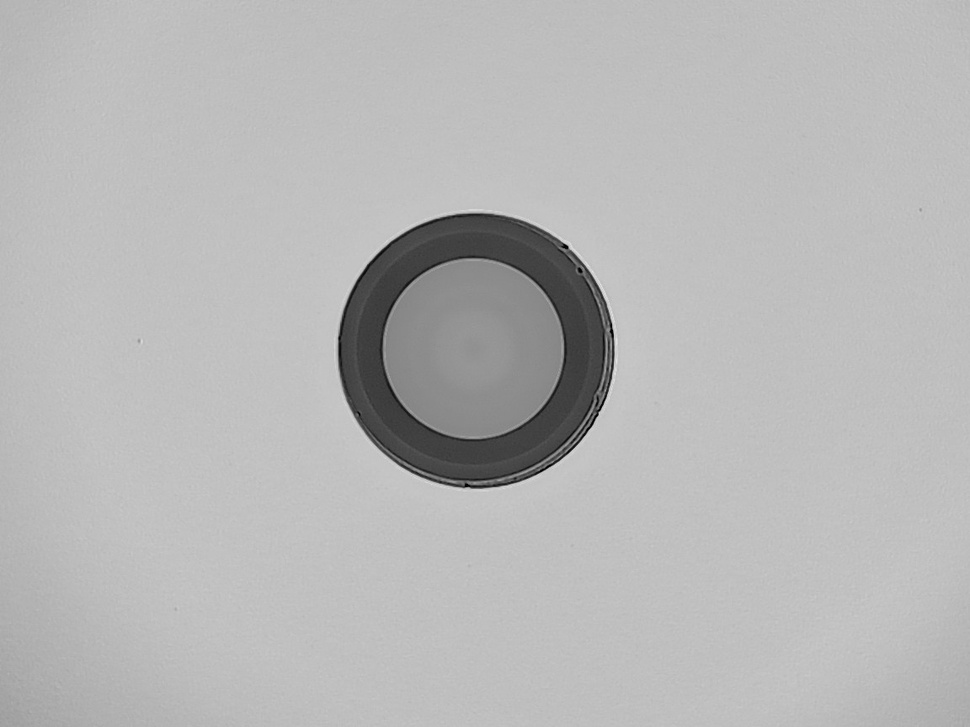
#> input picture current-process/old_version/image_batch/ima18.jpg, 970 x 727 px, shrunk from 1152 x 864 before the run
$ python edge-detection-025.py ../../../../current-process/old_version/image_batch/ima18.jpg   (older library calls are emulated)
#> lines starting #> are read from the running program, lines starting #| are printed output that depends on the picture
#> further down, img is the input picture: shape (727, 970, 3); min 0, max 229, mean 182.7
#!/usr/bin/env python3
"""
Marr-Hildreth Edge Detection (LoG)
Category: edge_detection
"""
import cv2
import numpy as np


def process_image(image: np.ndarray) -> np.ndarray:
    """
    Marr-Hildreth Edge Detection (LoG)

    Args:
        image: Input image (grayscale or color)

    Returns:
        Processed image
    """
    result = image.copy()

    gray = cv2.cvtColor(result, cv2.COLOR_BGR2GRAY) if len(result.shape) == 3 else result
    # Apply Gaussian blur
    gaussian = cv2.GaussianBlur(gray, (5, 5), 1.4)
    # Apply Laplacian
    laplacian = cv2.Laplacian(gaussian, cv2.CV_64F)
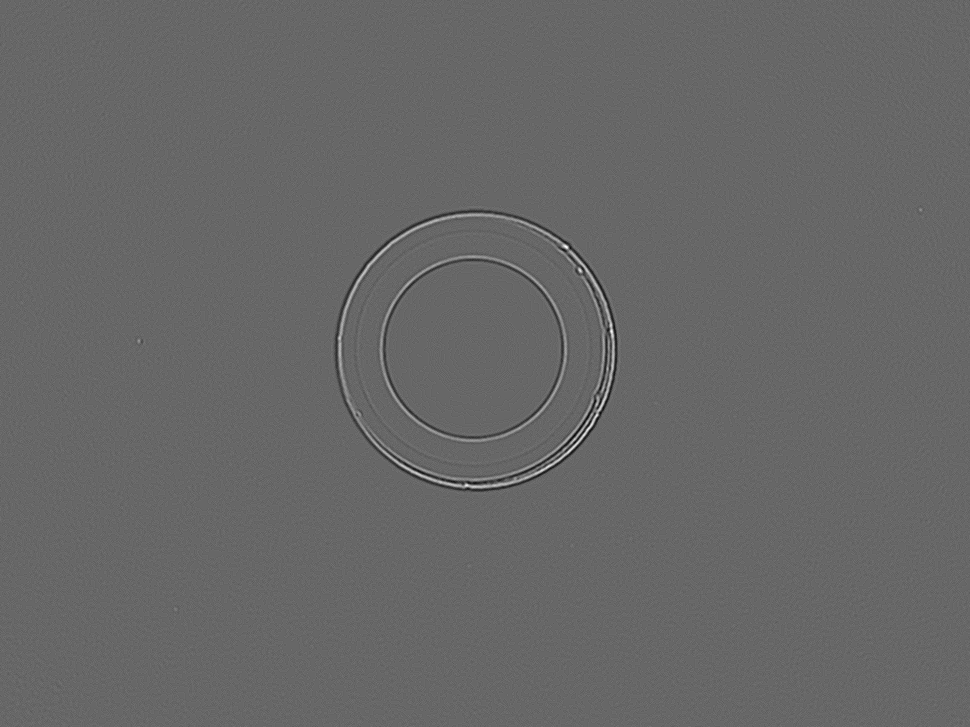
#> laplacian: shape (727, 970) float64; min -34, max 50, mean 0; drawn with min black and max white
    # Find zero crossings
    result = np.zeros_like(gray)
    for i in range(1, laplacian.shape[0]-1):
        for j in range(1, laplacian.shape[1]-1):
            if laplacian[i,j] == 0:
                if (laplacian[i-1,j] * laplacian[i+1,j] < 0) or                (laplacian[i,j-1] * laplacian[i,j+1] < 0):
                    result[i,j] = 255
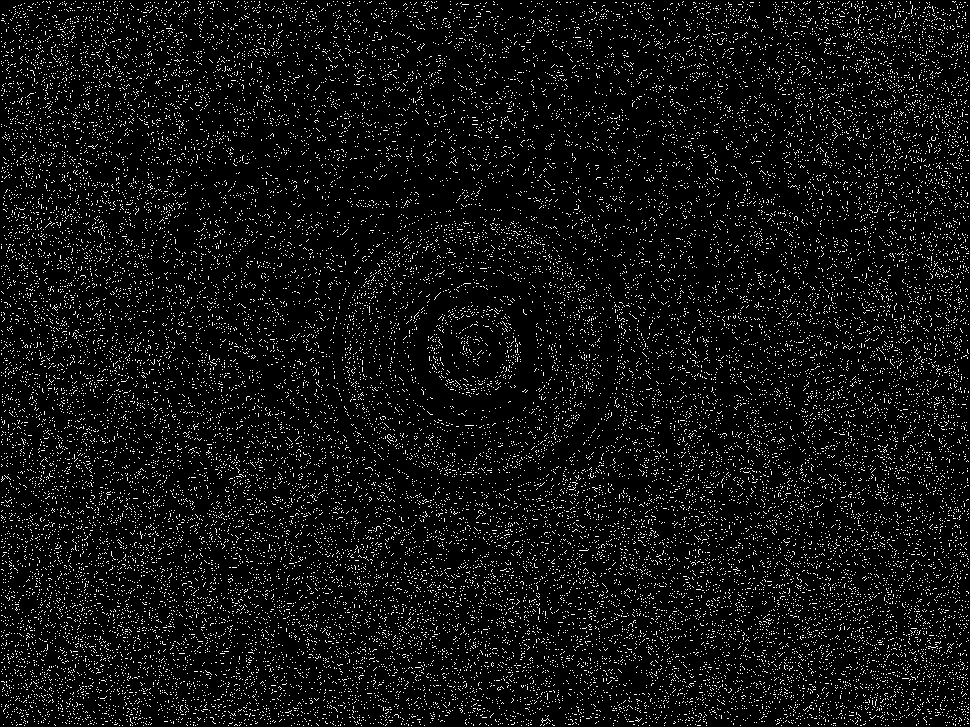
#> result: shape (727, 970); 6.8% white in thin lines or dots
    if len(image.shape) == 3:
        result = cv2.cvtColor(result, cv2.COLOR_GRAY2BGR)
#> result: shape (727, 970, 3); 6.8% white in thin lines or dots

    return result

if __name__ == "__main__":
    import sys
    if len(sys.argv) > 1:
        img = cv2.imread(sys.argv[1], cv2.IMREAD_UNCHANGED)
        if img is not None:
            result = process_image(img)
            cv2.imwrite(f"marr_hildreth_output.png", result)
            print(f"Saved to marr_hildreth_output.png")
        else:
            print("Failed to load image")
    else:
        print(f"Usage: python marr_hildreth.py <image_path>")

$ run again, on current-process/old_version/image_batch/img35.jpg
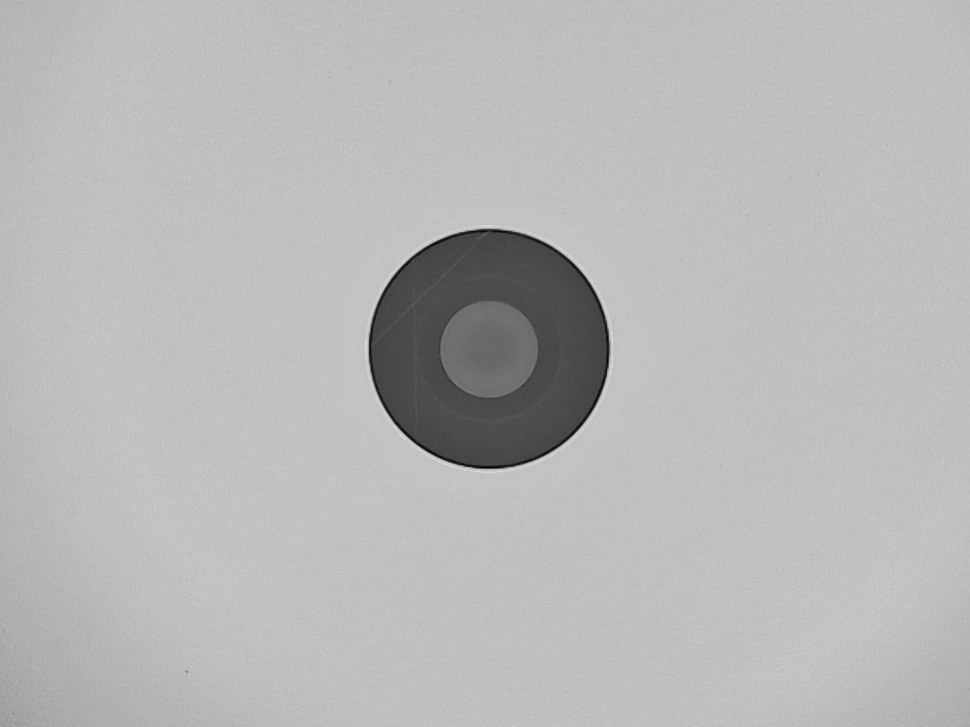
#> input picture current-process/old_version/image_batch/img35.jpg, 970 x 727 px, shrunk from 1152 x 864 before the run
#> img is the input picture: shape (727, 970, 3); min 2, max 223, mean 183.8
#> in process_image, `laplacian = cv2.Laplacian(gaussian, cv2.CV_64F)`:
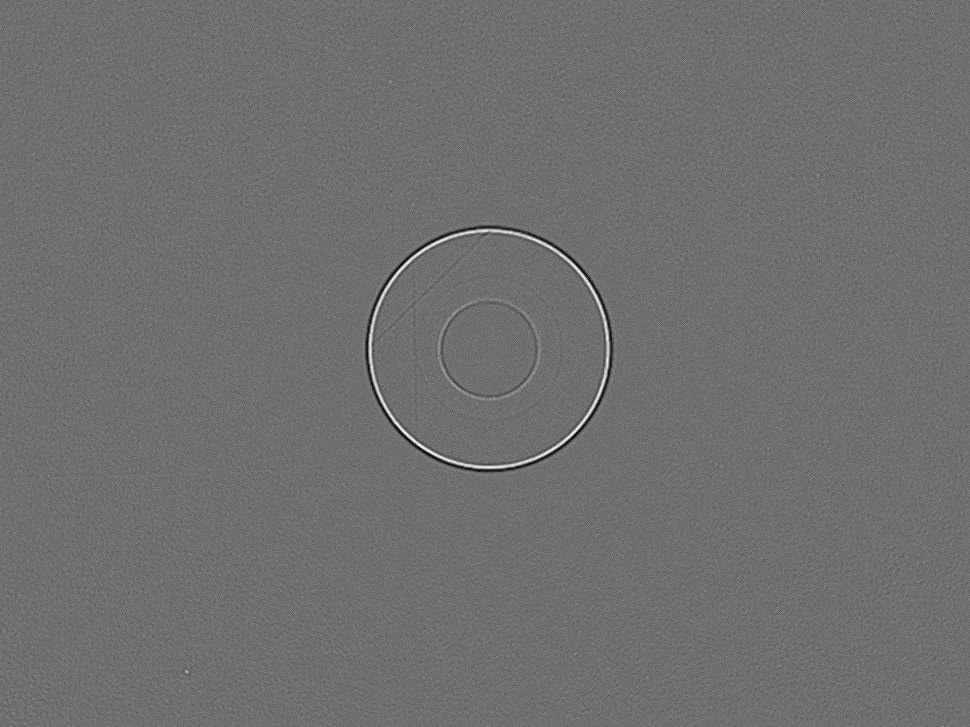
#> laplacian: shape (727, 970) float64; min -26, max 33, mean 0; drawn with min black and max white
#> after the loop in process_image, `for i in range(1, laplacian.shape[0]-1):`:
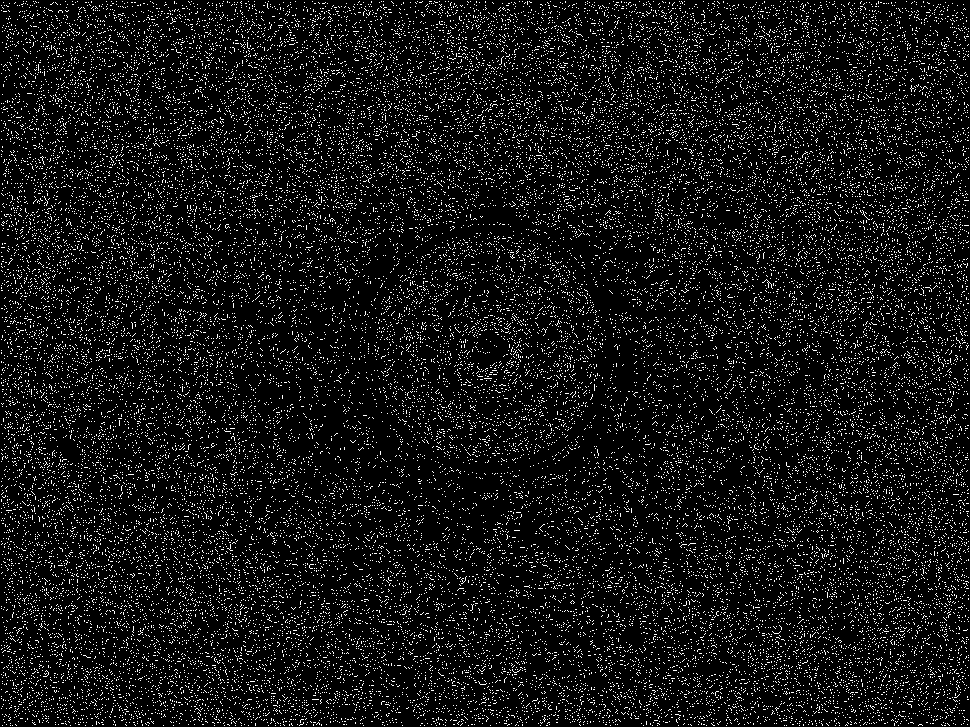
#> result: shape (727, 970); 8.1% white in thin lines or dots

$ run again, on current-process/old_version/image_batch/img38.jpg
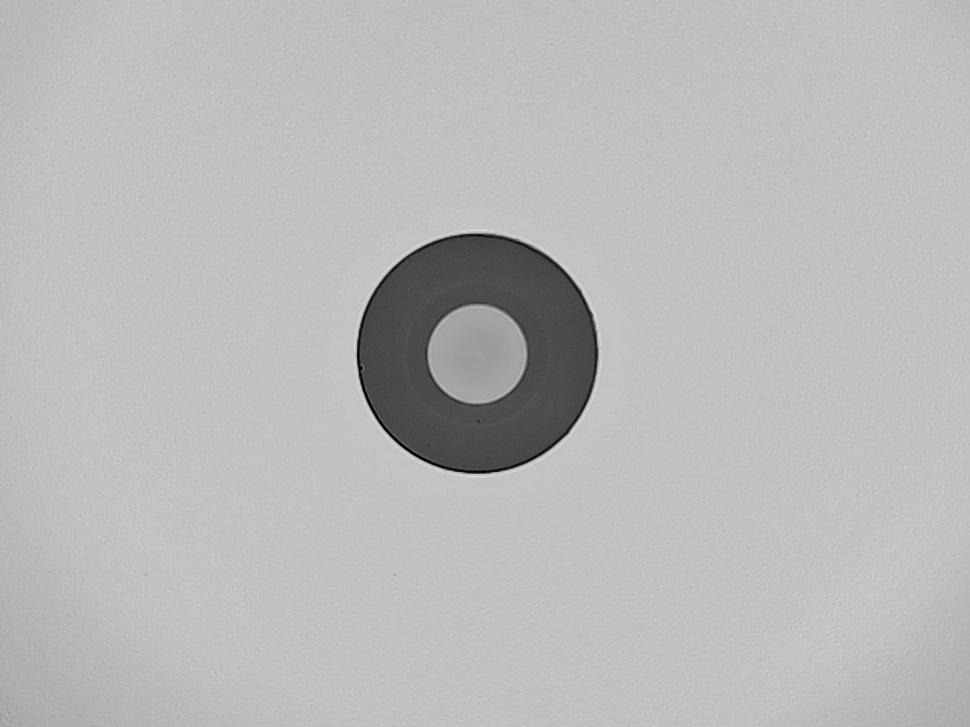
#> input picture current-process/old_version/image_batch/img38.jpg, 970 x 727 px, shrunk from 1152 x 864 before the run
#> img is the input picture: shape (727, 970, 3); min 0, max 225, mean 185.2
#> in process_image, `laplacian = cv2.Laplacian(gaussian, cv2.CV_64F)`:
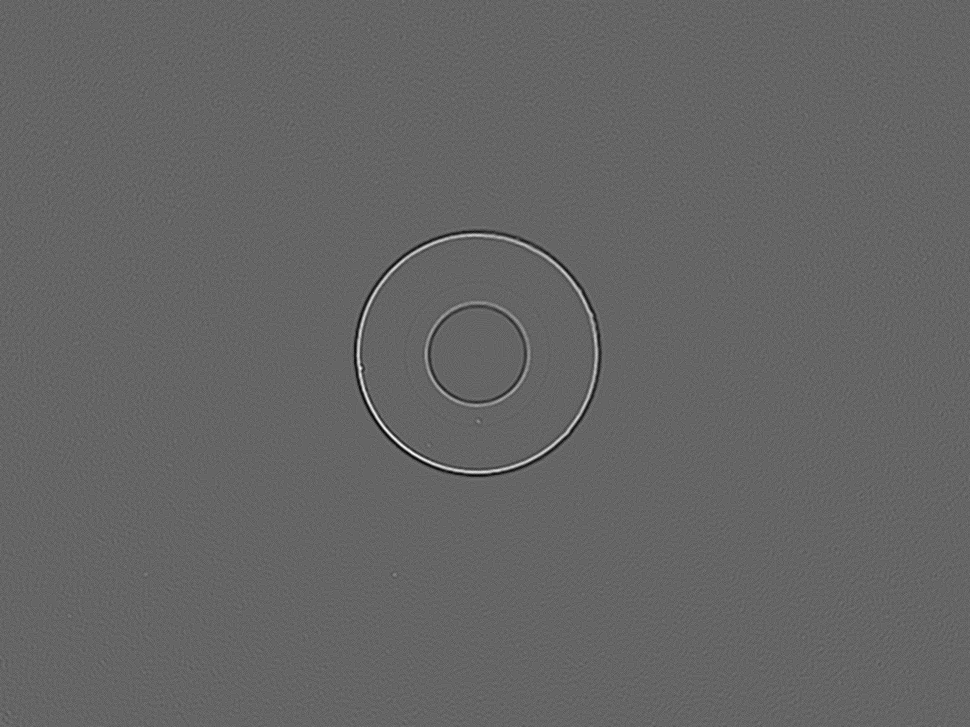
#> laplacian: shape (727, 970) float64; min -27, max 41, mean 0; drawn with min black and max white
#> after the loop in process_image, `for i in range(1, laplacian.shape[0]-1):`:
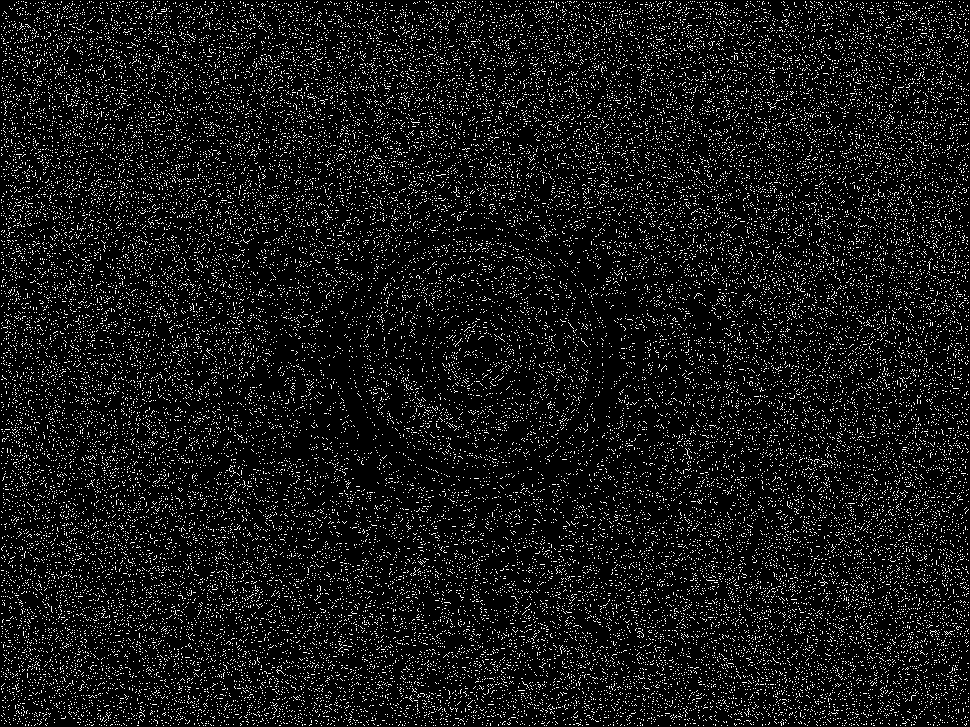
#> result: shape (727, 970); 9% white in thin lines or dots
